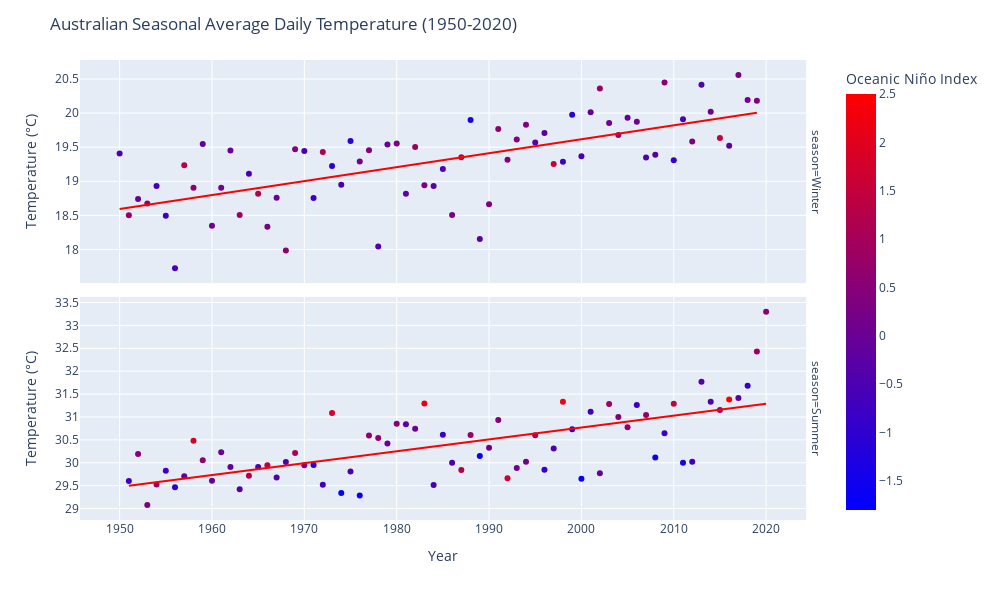

Here is the notebook cell this chart was saved with:
### Markdown cell above
<h3>Visualising Seasonal Average Daily Temperature</h3>
We can now create scatterplots showing average daily temperatures for Summer and for Winter, colour-coded with the ONI data. Red indicates an El Nino event and blue indicates La Nina.

### Code cell
#Create a scatterplot
fig = px.scatter(df_seasons, x="year", y="max", facet_row="season", opacity=1, 
                 labels=dict(year="Year", difference="Average Daily Temperature Range (°C)", oni_value='Oceanic Niño Index'),
                 trendline = "ols", trendline_color_override="red", color="oni_value", color_continuous_scale='bluered')

fig.update_layout(height=600, width=1000, title_text="Australian Seasonal Average Daily Temperature (1950-2020)")

fig.update_xaxes(nticks=10)
fig.update_yaxes(nticks=10, title_text="Temperature (°C)", matches=None)

fig.show()

### Figure 1 — Plotly figure (JSON) as saved in the notebook; plotly's stock layout.template omitted (floating-point values rounded to 4 significant figures)
{"data": [{"hovertemplate": "season=Winter<br>Year=%{x}<br>max=%{y}<br>Oceanic Niño Index=%{marker.color}<extra></extra>", "legendgroup": "", "marker": {"color": [-0.5, 0.7, -0.1, 0.7, -0.6, -0.7, -0.6, 1.3, 0.6, -0.2, 0.1, 0.1, 0, 0.9, -0.6, 1.2, 0.2, 0, 0.6, 0.4, -0.6, -0.8, 1.1, -1.1, -0.5, -1.1, 0.2, 0.4, -0.4, 0, 0.3, -0.3, 0.8, 0.3, -0.3, -0.5, 0.2, 1.5, -1.3, -0.3, 0.3, 0.7, 0.4, 0.3, 0.4, -0.2, -0.3, 1.6, -0.8, -1.1, -0.6, -0.1, 0.8, 0.1, 0.5, -0.1, 0.1, -0.5, -0.4, 0.5, -1, -0.5, 0.3, -0.4, 0.1, 1.5, -0.3, 0.2, 0.1, 0.3], "coloraxis": "coloraxis", "opacity": 1, "symbol": "circle"}, "mode": "markers", "name": "", "orientation": "v", "showlegend": false, "type": "scatter", "x": [1950, 1951, 1952, 1953, 1954, 1955, 1956, 1957, 1958, 1959, 1960, 1961, 1962, 1963, 1964, 1965, 1966, 1967, 1968, 1969, 1970, 1971, 1972, 1973, 1974, 1975, 1976, 1977, 1978, 1979, 1980, 1981, 1982, 1983, 1984, 1985, 1986, 1987, 1988, 1989, 1990, 1991, 1992, 1993, 1994, 1995, 1996, 1997, 1998, 1999, 2000, 2001, 2002, 2003, 2004, 2005, 2006, 2007, 2008, 2009, 2010, 2011, 2012, 2013, 2014, 2015, 2016, 2017, 2018, 2019], "xaxis": "x2", "y": [19.41, 18.5, 18.74, 18.67, 18.93, 18.49, 17.73, 19.23, 18.9, 19.55, 18.35, 18.91, 19.45, 18.5, 19.11, 18.82, 18.33, 18.76, 17.98, 19.47, 19.45, 18.75, 19.43, 19.22, 18.95, 19.59, 19.29, 19.45, 18.04, 19.54, 19.55, 18.82, 19.5, 18.94, 18.93, 19.18, 18.51, 19.35, 19.9, 18.15, 18.66, 19.77, 19.32, 19.61, 19.83, 19.57, 19.71, 19.25, 19.29, 19.97, 19.37, 20.01, 20.36, 19.85, 19.68, 19.93, 19.87, 19.35, 19.39, 20.45, 19.31, 19.91, 19.58, 20.41, 20.02, 19.63, 19.52, 20.56, 20.19, 20.18], "yaxis": "y2"}, {"hovertemplate": "<b>OLS trendline</b><br>max = 0.0204839 * year + -21.351<br>R<sup>2</sup>=0.455922<br><br>season=Winter<br>Year=%{x}<br>max=%{y} <b>(trend)</b><extra></extra>", "legendgroup": "", "line": {"color": "red"}, "marker": {"symbol": "circle"}, "mode": "lines", "name": "", "showlegend": false, "type": "scatter", "x": [1950, 1951, 1952, 1953, 1954, 1955, 1956, 1957, 1958, 1959, 1960, 1961, 1962, 1963, 1964, 1965, 1966, 1967, 1968, 1969, 1970, 1971, 1972, 1973, 1974, 1975, 1976, 1977, 1978, 1979, 1980, 1981, 1982, 1983, 1984, 1985, 1986, 1987, 1988, 1989, 1990, 1991, 1992, 1993, 1994, 1995, 1996, 1997, 1998, 1999, 2000, 2001, 2002, 2003, 2004, 2005, 2006, 2007, 2008, 2009, 2010, 2011, 2012, 2013, 2014, 2015, 2016, 2017, 2018, 2019], "xaxis": "x2", "y": [18.59, 18.61, 18.63, 18.65, 18.67, 18.69, 18.72, 18.74, 18.76, 18.78, 18.8, 18.82, 18.84, 18.86, 18.88, 18.9, 18.92, 18.94, 18.96, 18.98, 19.0, 19.02, 19.04, 19.06, 19.08, 19.1, 19.13, 19.15, 19.17, 19.19, 19.21, 19.23, 19.25, 19.27, 19.29, 19.31, 19.33, 19.35, 19.37, 19.39, 19.41, 19.43, 19.45, 19.47, 19.49, 19.51, 19.53, 19.56, 19.58, 19.6, 19.62, 19.64, 19.66, 19.68, 19.7, 19.72, 19.74, 19.76, 19.78, 19.8, 19.82, 19.84, 19.86, 19.88, 19.9, 19.92, 19.94, 19.96, 19.99, 20.01], "yaxis": "y2"}, {"hovertemplate": "season=Summer<br>Year=%{x}<br>max=%{y}<br>Oceanic Niño Index=%{marker.color}<extra></extra>", "legendgroup": "", "marker": {"color": [-0.8, 0.5, 0.4, 0.8, -0.7, -1.1, -0.2, 1.8, 0.6, -0.1, 0, -0.2, -0.4, 1.1, -0.6, 1.4, -0.4, -0.6, 1.1, 0.5, -1.4, -0.7, 1.8, -1.8, -0.5, -1.6, 0.7, 0.7, 0, 0.6, -0.3, 0, 2.2, -0.6, -1, -0.5, 1.2, 0.8, -1.7, 0.1, 0.4, 1.7, 0.1, 0.1, 1, -0.9, -0.5, 2.2, -1.5, -1.7, -0.7, -0.1, 0.9, 0.4, 0.6, -0.8, 0.7, -1.6, -0.8, 1.5, -1.4, -0.8, -0.4, -0.4, 0.6, 2.5, -0.3, -0.9, 0.8, 0.5], "coloraxis": "coloraxis", "opacity": 1, "symbol": "circle"}, "mode": "markers", "name": "", "orientation": "v", "showlegend": false, "type": "scatter", "x": [1951, 1952, 1953, 1954, 1955, 1956, 1957, 1958, 1959, 1960, 1961, 1962, 1963, 1964, 1965, 1966, 1967, 1968, 1969, 1970, 1971, 1972, 1973, 1974, 1975, 1976, 1977, 1978, 1979, 1980, 1981, 1982, 1983, 1984, 1985, 1986, 1987, 1988, 1989, 1990, 1991, 1992, 1993, 1994, 1995, 1996, 1997, 1998, 1999, 2000, 2001, 2002, 2003, 2004, 2005, 2006, 2007, 2008, 2009, 2010, 2011, 2012, 2013, 2014, 2015, 2016, 2017, 2018, 2019, 2020], "xaxis": "x", "y": [29.6, 30.19, 29.08, 29.52, 29.82, 29.46, 29.7, 30.48, 30.06, 29.6, 30.23, 29.9, 29.42, 29.72, 29.91, 29.95, 29.68, 30.02, 30.21, 29.95, 29.95, 29.52, 31.09, 29.34, 29.81, 29.28, 30.59, 30.54, 30.42, 30.85, 30.84, 30.74, 31.3, 29.51, 30.61, 30.0, 29.84, 30.6, 30.14, 30.33, 30.93, 29.66, 29.89, 30.02, 30.6, 29.85, 30.31, 31.33, 30.73, 29.65, 31.11, 29.77, 31.28, 31.0, 30.77, 31.26, 31.04, 30.11, 30.65, 31.29, 30.0, 30.02, 31.77, 31.33, 31.15, 31.38, 31.41, 31.68, 32.43, 33.3], "yaxis": "y"}, {"hovertemplate": "<b>OLS trendline</b><br>max = 0.0259984 * year + -21.2258<br>R<sup>2</sup>=0.451060<br><br>season=Summer<br>Year=%{x}<br>max=%{y} <b>(trend)</b><extra></extra>", "legendgroup": "", "line": {"color": "red"}, "marker": {"symbol": "circle"}, "mode": "lines", "name": "", "showlegend": false, "type": "scatter", "x": [1951, 1952, 1953, 1954, 1955, 1956, 1957, 1958, 1959, 1960, 1961, 1962, 1963, 1964, 1965, 1966, 1967, 1968, 1969, 1970, 1971, 1972, 1973, 1974, 1975, 1976, 1977, 1978, 1979, 1980, 1981, 1982, 1983, 1984, 1985, 1986, 1987, 1988, 1989, 1990, 1991, 1992, 1993, 1994, 1995, 1996, 1997, 1998, 1999, 2000, 2001, 2002, 2003, 2004, 2005, 2006, 2007, 2008, 2009, 2010, 2011, 2012, 2013, 2014, 2015, 2016, 2017, 2018, 2019, 2020], "xaxis": "x", "y": [29.5, 29.52, 29.55, 29.58, 29.6, 29.63, 29.65, 29.68, 29.71, 29.73, 29.76, 29.78, 29.81, 29.83, 29.86, 29.89, 29.91, 29.94, 29.96, 29.99, 30.02, 30.04, 30.07, 30.09, 30.12, 30.15, 30.17, 30.2, 30.22, 30.25, 30.28, 30.3, 30.33, 30.35, 30.38, 30.41, 30.43, 30.46, 30.48, 30.51, 30.54, 30.56, 30.59, 30.61, 30.64, 30.67, 30.69, 30.72, 30.74, 30.77, 30.8, 30.82, 30.85, 30.87, 30.9, 30.93, 30.95, 30.98, 31.0, 31.03, 31.06, 31.08, 31.11, 31.13, 31.16, 31.19, 31.21, 31.24, 31.26, 31.29], "yaxis": "y"}], "layout": {"annotations": [{"font": {}, "showarrow": false, "text": "season=Summer", "textangle": 90, "x": 0.98, "xanchor": "left", "xref": "paper", "y": 0.2425, "yanchor": "middle", "yref": "paper"}, {"font": {}, "showarrow": false, "text": "season=Winter", "textangle": 90, "x": 0.98, "xanchor": "left", "xref": "paper", "y": 0.7575, "yanchor": "middle", "yref": "paper"}], "coloraxis": {"colorbar": {"title": {"text": "Oceanic Niño Index"}}, "colorscale": [[0, "rgb(0,0,255)"], [1, "rgb(255,0,0)"]]}, "height": 600, "legend": {"tracegroupgap": 0}, "margin": {"t": 60}, "title": {"text": "Australian Seasonal Average Daily Temperature (1950-2020)"}, "width": 1000, "xaxis": {"anchor": "y", "autorange": true, "domain": [0, 0.98], "nticks": 10, "range": [1946.0, 2024.0], "title": {"text": "Year"}, "type": "linear"}, "xaxis2": {"anchor": "y2", "autorange": true, "domain": [0, 0.98], "matches": "x", "nticks": 10, "range": [1946.0, 2024.0], "showticklabels": false, "type": "linear"}, "yaxis": {"anchor": "x", "autorange": true, "domain": [0, 0.485], "nticks": 10, "range": [28.75, 33.62], "title": {"text": "Temperature (°C)"}, "type": "linear"}, "yaxis2": {"anchor": "x2", "autorange": true, "domain": [0.515, 1], "nticks": 10, "range": [17.51, 20.78], "title": {"text": "Temperature (°C)"}, "type": "linear"}}}
